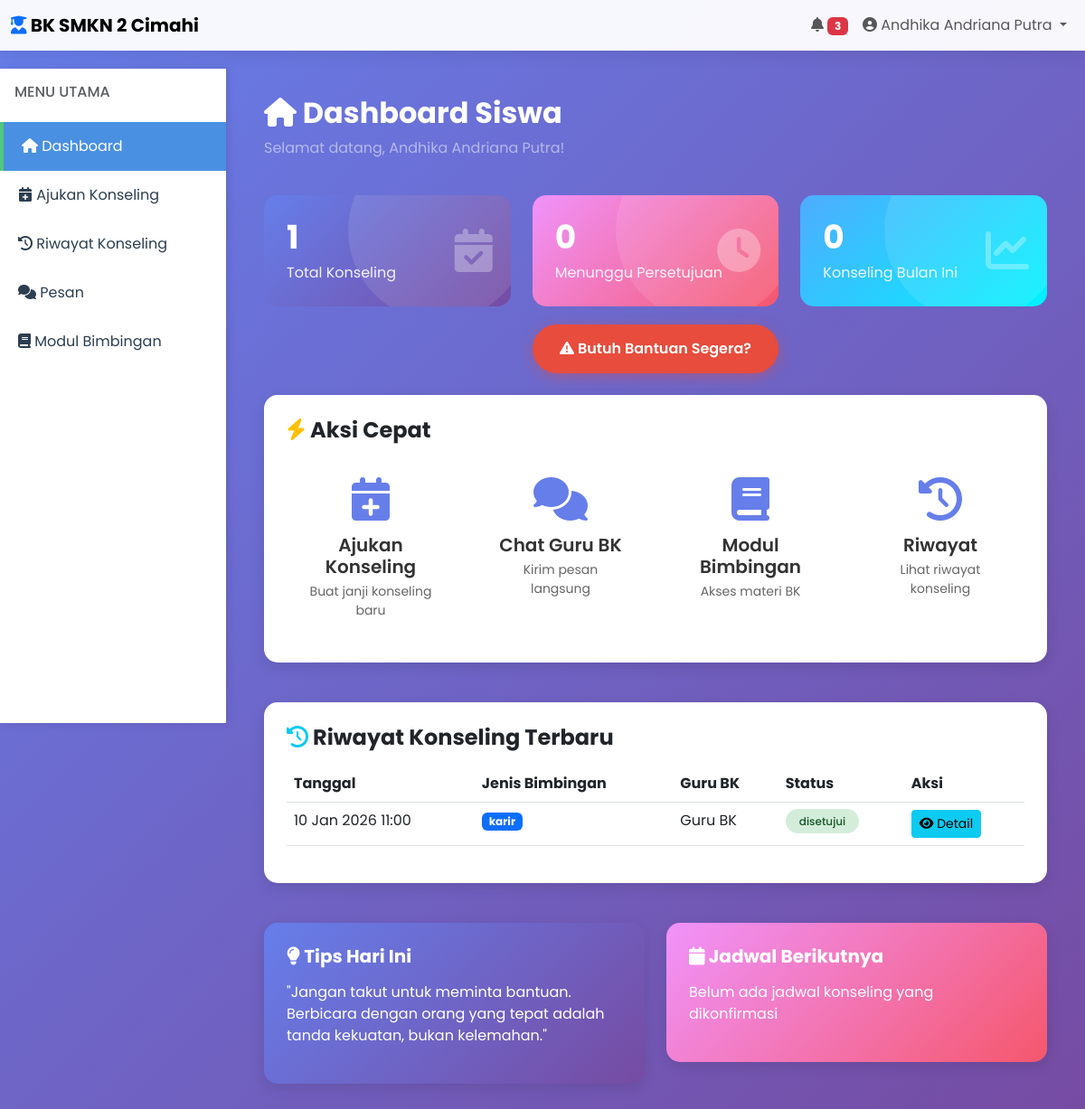
Screenshot of /dashboard (signed in) with the database file from the repository.
### app_dhika.py (models this page shows)
class KonselingDhika(dbDhika.Model):
    idDhika = dbDhika.Column(dbDhika.Integer, primary_key=True)
    siswaIdDhika = dbDhika.Column(dbDhika.Integer, dbDhika.ForeignKey('user_dhika.idDhika'))
    guruIdDhika = dbDhika.Column(dbDhika.Integer, dbDhika.ForeignKey('user_dhika.idDhika'))
    jenisDhika = dbDhika.Column(dbDhika.String(50))
    tanggalDhika = dbDhika.Column(dbDhika.DateTime)
    statusDhika = dbDhika.Column(dbDhika.String(20), default='pending')
    keteranganDhika = dbDhika.Column(dbDhika.Text)
    catatanDhika = dbDhika.Column(dbDhika.Text)
    createdDhika = dbDhika.Column(dbDhika.DateTime, default=datetime.utcnow)

### app_dhika.py (the view, shortened to what this page needs)
@appDhika.route('/dashboard')
@login_required_dhika
def dashboardDhika():
    roleDhika = session.get('role_dhika')
    userIdDhika = session.get('user_id_dhika')
    if roleDhika == 'siswa':
        konselingDhika = KonselingDhika.query.filter_by(siswaIdDhika=userIdDhika).order_by(KonselingDhika.createdDhika.desc()).limit(5).all()
        totalKonselingDhika = KonselingDhika.query.filter_by(siswaIdDhika=userIdDhika).count()
        pendingDhika = KonselingDhika.query.filter_by(siswaIdDhika=userIdDhika, statusDhika='pending').count()
        return render_template('dashboard_siswa_dhika.html',
                             konseling=konselingDhika,
                             total=totalKonselingDhika,
                             pending=pendingDhika)
    return redirect(url_for('loginDhika'))

### app_dhika.py (called while the page is built)
def login_required_dhika(f):
    @wraps(f)
    def decorated_function(*args, **kwargs):
        if 'user_id_dhika' not in session:
            flash('Silakan login terlebih dahulu', 'warning')
            return redirect(url_for('loginDhika'))
        return f(*args, **kwargs)
    return decorated_function

### templates/dashboard_siswa_dhika.html (shortened to what this page needs)
{% extends 'base_dhika.html' %}
{% block contentDhika %}
<div class="container-fluid">
    <div class="row mb-4">
        <div class="col-12">
            <h2 class="fw-bold text-white">
                <i class="fas fa-home"></i> Dashboard Siswa
            </h2>
            <p class="text-white-50">Selamat datang, {{ session.nama_dhika }}!</p>
        </div>
    </div>
    <div class="row">
        <div class="col-md-4">
            <div class="statCardDhika" style="background: linear-gradient(135deg, #667eea 0%, #764ba2 100%);">
                <h3>{{ total }}</h3>
                <p>Total Konseling</p>
                <i class="fas fa-calendar-check"></i>
            </div>
        </div>
        <div class="col-md-4">
            <div class="statCardDhika" style="background: linear-gradient(135deg, #f093fb 0%, #f5576c 100%);">
                <h3>{{ pending }}</h3>
                <p>Menunggu Persetujuan</p>
                <i class="fas fa-clock"></i>
            </div>
        </div>
        <div class="col-md-4">
            <div class="statCardDhika" style="background: linear-gradient(135deg, #4facfe 0%, #00f2fe 100%);">
                <h3>0</h3>
                <p>Konseling Bulan Ini</p>
                <i class="fas fa-chart-line"></i>
            </div>
        </div>
    </div>
    <div class="row mb-4">
        <div class="col-12 text-center">
            <button class="btnEmergencyDhika" onclick="emergencyDhika()">
                <i class="fas fa-exclamation-triangle"></i> Butuh Bantuan Segera?
            </button>
        </div>
    </div>
    <div class="row mb-4">
        <div class="col-12">
            <div class="cardDhika">
                <h4 class="fw-bold mb-3">
                    <i class="fas fa-bolt text-warning"></i> Aksi Cepat
                </h4>
                <div class="row">
                    <div class="col-md-3">
                        <a href="{{ url_for('ajukanKonselingDhika') }}" style="text-decoration: none;">
                            <div class="quickActionDhika">
                                <i class="fas fa-calendar-plus"></i>
                                <h5>Ajukan Konseling</h5>
                                <p>Buat janji konseling baru</p>
                            </div>
                        </a>
                    </div>
                    <div class="col-md-3">
                        <a href="{{ url_for('chatDhika') }}" style="text-decoration: none;">
                            <div class="quickActionDhika">
                                <i class="fas fa-comments"></i>
                                <h5>Chat Guru BK</h5>
                                <p>Kirim pesan langsung</p>
                            </div>
                        </a>
                    </div>
                    <div class="col-md-3">
                        <a href="#" style="text-decoration: none;">
                            <div class="quickActionDhika">
                                <i class="fas fa-book"></i>
                                <h5>Modul Bimbingan</h5>
                                <p>Akses materi BK</p>
                            </div>
                        </a>
                    </div>
                    <div class="col-md-3">
                        <a href="#" style="text-decoration: none;">
                            <div class="quickActionDhika">
                                <i class="fas fa-history"></i>
                                <h5>Riwayat</h5>
                                <p>Lihat riwayat konseling</p>
                            </div>
                        </a>
                    </div>
                </div>
            </div>
        </div>
    </div>
    <div class="row">
        <div class="col-12">
            <div class="cardDhika">
                <h4 class="fw-bold mb-3">
                    <i class="fas fa-history text-info"></i> Riwayat Konseling Terbaru
                </h4>
                {% if konseling %}
                <div class="table-responsive">
                    <table class="table table-hover">
                        <thead>
                            <tr>
                                <th>Tanggal</th>
                                <th>Jenis Bimbingan</th>
                                <th>Guru BK</th>
                                <th>Status</th>
                                <th>Aksi</th>
                            </tr>
                        </thead>
                        <tbody>
                            {% for k in konseling %}
                            <tr>
                                <td>{{ k.tanggalDhika.strftime('%d %b %Y %H:%M') if k.tanggalDhika else '-' }}</td>
                                <td>
                                    <span class="badge bg-primary">{{ k.jenisDhika }}</span>
                                </td>
                                <td>Guru BK</td>
                                <td>
                                    <span class="statusBadgeDhika {{ k.statusDhika }}">
                                        {{ k.statusDhika }}
                                    </span>
                                </td>
                                <td>
                                    <button class="btn btn-sm btn-info" onclick="detailKonselingDhika({{ k.idDhika }})">
                                        <i class="fas fa-eye"></i> Detail
                                    </button>
                                </td>
                            </tr>
                            {% endfor %}
                        </tbody>
                    </table>
                </div>
                {% endif %}
            </div>
        </div>
    </div>
    <div class="row mt-4">
        <div class="col-md-6">
            <div class="cardDhika" style="background: linear-gradient(135deg, #667eea 0%, #764ba2 100%); color: white;">
                <h5 class="fw-bold mb-3">
                    <i class="fas fa-lightbulb"></i> Tips Hari Ini
                </h5>
                <p>"Jangan takut untuk meminta bantuan. Berbicara dengan orang yang tepat adalah tanda kekuatan, bukan kelemahan."</p>
            </div>
        </div>
        <div class="col-md-6">
            <div class="cardDhika" style="background: linear-gradient(135deg, #f093fb 0%, #f5576c 100%); color: white;">
                <h5 class="fw-bold mb-3">
                    <i class="fas fa-calendar"></i> Jadwal Berikutnya
                </h5>
                <p>Belum ada jadwal konseling yang dikonfirmasi</p>
            </div>
        </div>
    </div>
</div>
{% endblock %}

### templates/base_dhika.html (style rules this page uses)
* { font-family: 'Poppins', sans-serif; }
:root { --primaryDhika: #4A90E2; --secondaryDhika: #50C878; --dangerDhika: #E74C3C; --warningDhika: #F39C12; --darkDhika: #2C3E50; --lightDhika: #ECF0F1; }
body { background: linear-gradient(135deg, #667eea 0%, #764ba2 100%); min-height: 100vh; }
.cardDhika { background: white; border-radius: 15px; padding: 25px; box-shadow: 0 5px 15px rgba(0,0,0,0.1); margin-bottom: 20px; transition: transform 0.3s; }

### templates/dashboard_siswa_dhika.html (style rules this page uses)
.statCardDhika { background: linear-gradient(135deg, #667eea 0%, #764ba2 100%); color: white; border-radius: 15px; padding: 25px; margin-bottom: 20px; position: relative; overflow: hidden; }
.statCardDhika::before { content: ''; position: absolute; top: -50%; right: -20px; width: 200px; height: 200px; background: rgba(255,255,255,0.1); border-radius: 50%; }
.statCardDhika h3 { font-size: 36px; font-weight: 700; margin-bottom: 5px; }
.statCardDhika p { margin: 0; opacity: 0.9; }
.statCardDhika i { font-size: 48px; position: absolute; right: 20px; top: 50%; transform: translateY(-50%); opacity: 0.3; }
.quickActionDhika { background: white; border-radius: 15px; padding: 20px; text-align: center; cursor: pointer; transition: all 0.3s; border: 2px solid transparent; }
.quickActionDhika i { font-size: 48px; margin-bottom: 15px; color: #667eea; }
.quickActionDhika h5 { font-weight: 600; color: #333; margin-bottom: 5px; }
.quickActionDhika p { color: #666; font-size: 14px; margin: 0; }
.btnEmergencyDhika { background: #E74C3C; color: white; padding: 15px 30px; border-radius: 50px; border: none; font-weight: 600; font-size: 16px; box-shadow: 0 4px 15px rgba(231, 76, 60, 0.4); animation: pulseDhika 2s infinite; }
.statusBadgeDhika { padding: 5px 15px; border-radius: 20px; font-size: 12px; font-weight: 500; }
.statusBadgeDhika.disetujui { background: #D4EDDA; color: #155724; }

### rows the page displays
KonselingDhika: tanggalDhika "10 Jan 2026 11:00", jenisDhika "karir", statusDhika "disetujui"

### other values shown
{{ session.nama_dhika }} "Andhika Andriana Putra"
{{ total }} "1"
{{ pending }} "0"
